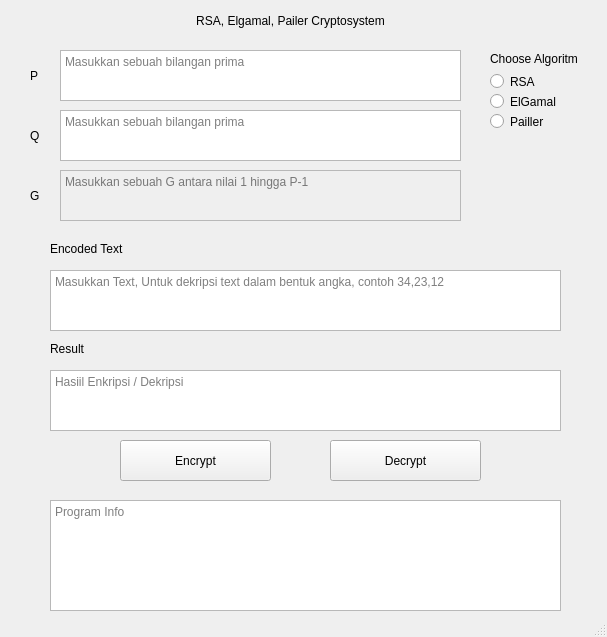
<?xml version="1.0" encoding="UTF-8"?>
<ui version="4.0">
 <class>MainWindow</class>
 <widget class="QMainWindow" name="MainWindow">
  <property name="geometry">
   <rect>
    <x>0</x>
    <y>0</y>
    <width>607</width>
    <height>637</height>
   </rect>
  </property>
  <property name="windowTitle">
   <string>Crack Your Code</string>
  </property>
  <widget class="QWidget" name="centralwidget">
   <widget class="QLabel" name="label">
    <property name="geometry">
     <rect>
      <x>30</x>
      <y>60</y>
      <width>21</width>
      <height>31</height>
     </rect>
    </property>
    <property name="text">
     <string>P</string>
    </property>
   </widget>
   <widget class="QLabel" name="label_2">
    <property name="geometry">
     <rect>
      <x>30</x>
      <y>120</y>
      <width>21</width>
      <height>31</height>
     </rect>
    </property>
    <property name="text">
     <string>Q</string>
    </property>
   </widget>
   <widget class="QLabel" name="label_3">
    <property name="geometry">
     <rect>
      <x>50</x>
      <y>240</y>
      <width>111</width>
      <height>17</height>
     </rect>
    </property>
    <property name="text">
     <string>Encoded Text</string>
    </property>
   </widget>
   <widget class="QLabel" name="label_4">
    <property name="geometry">
     <rect>
      <x>50</x>
      <y>340</y>
      <width>111</width>
      <height>17</height>
     </rect>
    </property>
    <property name="text">
     <string>Result</string>
    </property>
   </widget>
   <widget class="QPushButton" name="encButton">
    <property name="geometry">
     <rect>
      <x>120</x>
      <y>440</y>
      <width>151</width>
      <height>41</height>
     </rect>
    </property>
    <property name="text">
     <string>Encrypt</string>
    </property>
   </widget>
   <widget class="QPushButton" name="decButton">
    <property name="geometry">
     <rect>
      <x>330</x>
      <y>440</y>
      <width>151</width>
      <height>41</height>
     </rect>
    </property>
    <property name="text">
     <string>Decrypt</string>
    </property>
   </widget>
   <widget class="QLabel" name="label_5">
    <property name="geometry">
     <rect>
      <x>160</x>
      <y>10</y>
      <width>261</width>
      <height>21</height>
     </rect>
    </property>
    <property name="text">
     <string>RSA, Elgamal, Pailer Cryptosystem</string>
    </property>
    <property name="alignment">
     <set>Qt::AlignCenter</set>
    </property>
   </widget>
   <widget class="QLabel" name="label_6">
    <property name="geometry">
     <rect>
      <x>490</x>
      <y>50</y>
      <width>101</width>
      <height>17</height>
     </rect>
    </property>
    <property name="text">
     <string>Choose Algoritm</string>
    </property>
   </widget>
   <widget class="QRadioButton" name="rsa">
    <property name="geometry">
     <rect>
      <x>490</x>
      <y>70</y>
      <width>97</width>
      <height>23</height>
     </rect>
    </property>
    <property name="text">
     <string>RSA</string>
    </property>
   </widget>
   <widget class="QRadioButton" name="elgamal">
    <property name="geometry">
     <rect>
      <x>490</x>
      <y>90</y>
      <width>97</width>
      <height>23</height>
     </rect>
    </property>
    <property name="text">
     <string>ElGamal</string>
    </property>
   </widget>
   <widget class="QRadioButton" name="pailer">
    <property name="geometry">
     <rect>
      <x>490</x>
      <y>110</y>
      <width>97</width>
      <height>23</height>
     </rect>
    </property>
    <property name="text">
     <string>Pailler</string>
    </property>
   </widget>
   <widget class="QTextEdit" name="p">
    <property name="geometry">
     <rect>
      <x>60</x>
      <y>50</y>
      <width>401</width>
      <height>51</height>
     </rect>
    </property>
    <property name="placeholderText">
     <string>Masukkan sebuah bilangan prima</string>
    </property>
   </widget>
   <widget class="QTextEdit" name="q">
    <property name="geometry">
     <rect>
      <x>60</x>
      <y>110</y>
      <width>401</width>
      <height>51</height>
     </rect>
    </property>
    <property name="placeholderText">
     <string>Masukkan sebuah bilangan prima</string>
    </property>
   </widget>
   <widget class="QTextEdit" name="encoded">
    <property name="geometry">
     <rect>
      <x>50</x>
      <y>270</y>
      <width>511</width>
      <height>61</height>
     </rect>
    </property>
    <property name="placeholderText">
     <string>Masukkan Text, Untuk dekripsi text dalam bentuk angka, contoh 34,23,12</string>
    </property>
   </widget>
   <widget class="QTextEdit" name="result">
    <property name="geometry">
     <rect>
      <x>50</x>
      <y>370</y>
      <width>511</width>
      <height>61</height>
     </rect>
    </property>
    <property name="readOnly">
     <bool>true</bool>
    </property>
    <property name="placeholderText">
     <string>Hasiil Enkripsi / Dekripsi</string>
    </property>
   </widget>
   <widget class="QTextEdit" name="info">
    <property name="geometry">
     <rect>
      <x>50</x>
      <y>500</y>
      <width>511</width>
      <height>111</height>
     </rect>
    </property>
    <property name="readOnly">
     <bool>true</bool>
    </property>
    <property name="placeholderText">
     <string>Program Info</string>
    </property>
   </widget>
   <widget class="QTextEdit" name="g">
    <property name="enabled">
     <bool>false</bool>
    </property>
    <property name="geometry">
     <rect>
      <x>60</x>
      <y>170</y>
      <width>401</width>
      <height>51</height>
     </rect>
    </property>
    <property name="placeholderText">
     <string>Masukkan sebuah G antara nilai 1 hingga P-1</string>
    </property>
   </widget>
   <widget class="QLabel" name="label_7">
    <property name="geometry">
     <rect>
      <x>30</x>
      <y>180</y>
      <width>21</width>
      <height>31</height>
     </rect>
    </property>
    <property name="text">
     <string>G</string>
    </property>
   </widget>
  </widget>
  <widget class="QStatusBar" name="statusbar"/>
 </widget>
 <resources/>
 <connections/>
</ui>
